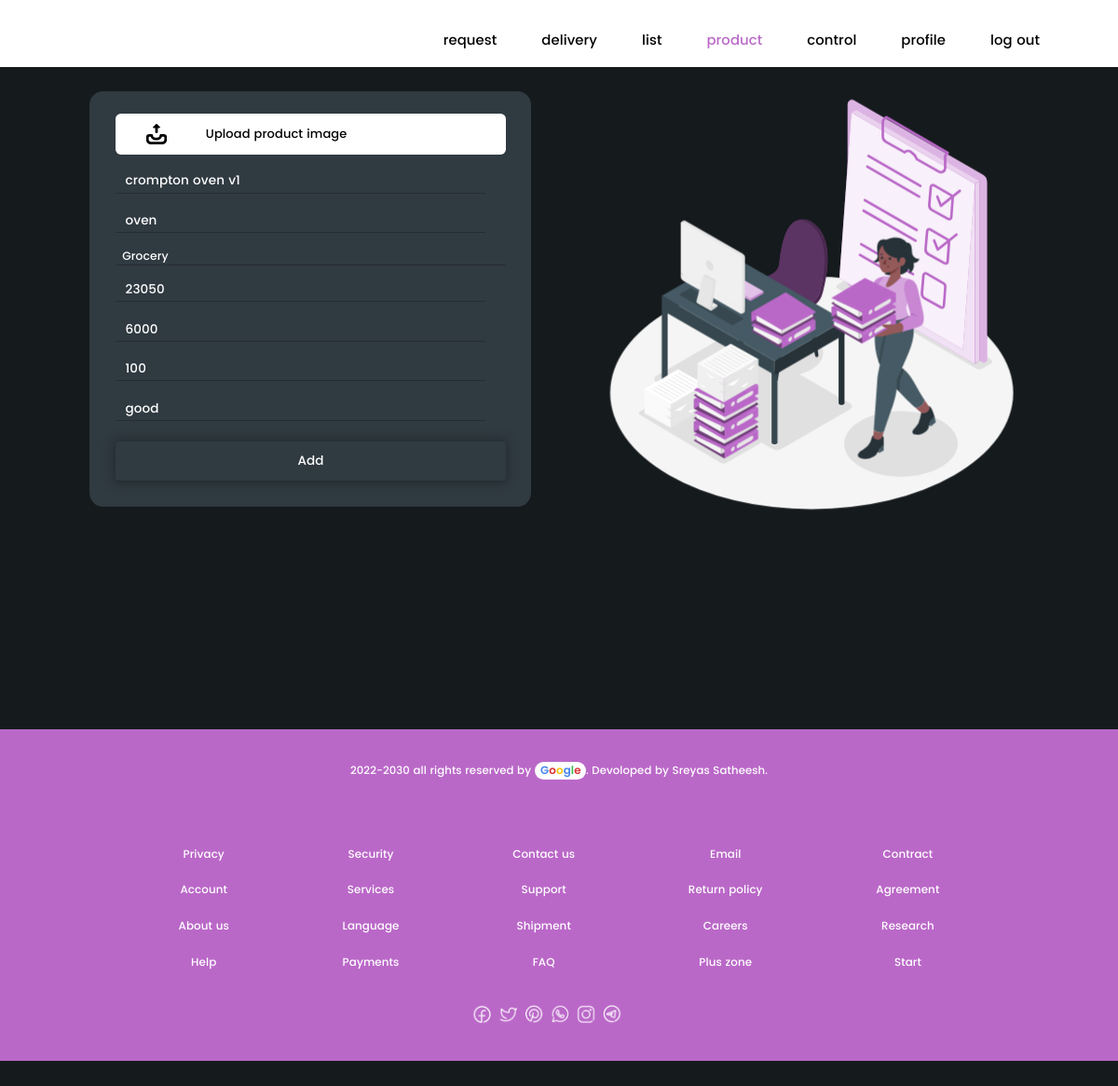
Page /seller-module/product-update-page.php?id=64 (signed in) on the committed database.
### tables this page shows
CREATE TABLE `product` (
  `p_id` int(11) NOT NULL,
  `s_id` int(11) NOT NULL,
  `name` varchar(255) NOT NULL,
  `p_category` varchar(255) NOT NULL,
  `category` varchar(255) NOT NULL,
  `weight` int(11) NOT NULL,
  `description` varchar(10000) NOT NULL,
  `price` int(11) NOT NULL,
  `status` int(11) NOT NULL DEFAULT 1,
  `stock` int(11) NOT NULL,
  `image` varchar(255) NOT NULL
);

### seller-module/product-update-page.php (the view, shortened to what this page needs)
<?php
include('../data-base/constant.php');
?>
<!DOCTYPE html>
<html>
<head>
    <link rel="stylesheet" type="text/CSS" href="../css/main.css">
    <link rel="stylesheet" type="text/CSS" href="css/product-page.css">
    <link rel="stylesheet" type="text/CSS" href="css/product.css">
</head>
<body class="my-body">
    <nav class="nav-bar" responsiveNavigation=false>
        <ul>
            <a href="seller-index.php" class="no-text-decoration">
                <li class="request">request</li>
            </a>
            <a href="delivery.php" class="no-text-decoration">
                <li class="delivery">delivery</li>
            </a>
            <a href="list.php" class="no-text-decoration">
                <li class="list">list</li>
            </a>
            <a href="product.php" class="no-text-decoration">
                <li class="product highlight">product</li>
            </a>
            <a href="control.php" class="no-text-decoration">
                <li class="control">control</li>
            </a>
            <a href="profile.php" class="no-text-decoration">
                <li class="profile">profile</li>
            </a>
            <a href="log-out.php" class="no-text-decoration">
                <li class="log-out">log out</li>
            </a>
        </ul>
    </nav>
    <?php
    $parameter = $_GET['id'];
    $result12 = mysqli_query($conn, "select * from product where p_id='$parameter'");
    while ($row = $result12->fetch_assoc()) {
        $name = $row['name'];
        $sub_category = $row['p_category'];
        $category = $row['category'];
        $price = $row['price'];
        $weight = $row['weight'];
        $stock = $row['stock'];
        $desc = $row['description'];
    }
    $nameErr = "";
    $sub_categoryErr = "";
    $priceErr = "";
    $weightErr = "";
    $stockErr = "";
    $descErr = "";
    $coverImageError = "";
    ?>
    <div class="body1 main-height">
        <div class="product-adding-main-container">
            <div class="update-div-container">
                <div class="update-div">
                    <form action="" method="POST" enctype="multipart/form-data" autocomplete="off">
                        <div class="div-holder">
                            <div class="product-image-container">
                                <div class="visible-btn" style="box-sizing:border-box;<?php if ($coverImageError != "") echo 'border:2px solid red;'; ?>">
                                    <div class="icon-inside">
                                    </div>
                                    <div class="insert-product-image">Upload product image
                                    </div>
                                </div>
                            </div>
                            <div class="product-details-container">
                                <input type="text" class="product-name" name="product-name" placeholder="Product name" value="<?php echo $name; ?>" style="<?php if ($nameErr != "") echo 'border-bottom:2px solid red;'; ?>">
                                <input type="text" class="product-sub-category" name="product-sub-category" placeholder="Product sub category" value="<?php echo $sub_category; ?>" style="<?php if ($sub_categoryErr != "") echo 'border-bottom:2px solid red;'; ?>">
                                <select class="product-category" name="product-category" placeholder="Product category" value="<?php echo $category; ?>">
                                    <input type="number" class="product-price" name="product-price" placeholder="Product price" value="<?php echo $price; ?>" style="<?php if ($priceErr != "") echo 'border-bottom:2px solid red;'; ?>">
                                    <input type="number" class="product-weight" name="product-weight" placeholder="Unit weight in grams" value="<?php echo $weight; ?>" style="<?php if ($weightErr != "") echo 'border-bottom:2px solid red;'; ?>">
                                    <input type="number" class="product-stock" name="product-stock" placeholder="Stock" value="<?php echo $stock; ?>" style="<?php if ($stockErr != "") echo 'border-bottom:2px solid red;'; ?>">
                                    <input type="text" class="product-description" name="product-description" placeholder="Product description" value="<?php echo $desc; ?>" style="<?php if ($descErr != "") echo 'border-bottom:2px solid red;'; ?>">
                                    <input type="submit" class="submit-btn" value="Add" name="sub">
                            </div>
                        </div>
                    </form>
                </div>
            </div>
            <div class="adding-product-animation-container">
            </div>
        </div>
    </div>

### css/main.css (style rules this page uses)
html { zoom: 90%; margin: 0; border: 0; }
* { --primary-background: #fffffe; --purple: rgb(186 104 200); --dark-0: #80aaba; --dark-1: #7799a6; --dark-2: #67818c; --dark-3: #617781; --dark-4: #576c75; --dark-5: #4a5c64; --dark-6: #3d4d54; --dark-7: #303a41; --dark-8: #222930; --dark-9: #1e2429; --dark-10: #151a1d; margin: 0; padding: 0; font-family: my-font; letter-spacing: .1px; font-size: 100.5%; box-sizing: border-box; }
::placeholder { color: rgb(171, 171, 171); }
.nav-bar { z-index: 1001; position: sticky; top: -1.2vw; background-color: rgba(255, 255, 255,1); margin-bottom:0; }
.nav-bar ul { display: flex; list-style: none; justify-content: flex-end; margin-right: 5%; }
.nav-bar a { display: flex; flex-direction: column; justify-content: center; padding: 2.8% 2.1% 1.62% 2.1%; color: #000000; transition: color 200ms ease-in-out; }
.highlight { color: rgb(186,104,200) !important; transition: color 200ms ease-in-out; }
.text-center { text-align: center; }
.main-height { max-height: fit-content; min-height: 100vh; }
footer { margin-top: 1rem; background-color: rgb(186,104,200); padding: 3%; font-size:80%; height:fit-content; color: white; }
footer a { text-decoration: none; color: rgb(255, 255, 255); }
footer p { padding: 0 0 2% 0; font-size: small; }
footer span { margin: 0; }
.google { width: fit-content; padding: .1em .2em .2em .55em; border-radius: 50px; background-color: white; font-weight: 600; }
footer span span:first-child { color: #4885ed; }
footer span span:nth-child(2) { color: #db3236; }
footer span span:nth-child(3) { color: #f4c20d; }
footer span span:nth-child(4) { color: #4885ed; }
footer span span:nth-child(5) { color: #3cba54; }
footer span span:last-child { color: #db3236; }
.flo { padding: 2% 3%; display: flex; justify-content: space-evenly; text-align: center; }
.float1 div { padding: 12px 0; }
.link-color { color: blue; }
#social-media { width: 220px; display: block; margin: 0 auto; padding-right: 2rem; }
.no-text-decoration { text-decoration: none; }
input { padding: 3% 8px; border:none; border-radius: 5px; font-size: 90%; box-shadow: .3rem .3rem 2rem rgb(125, 125, 125); border: none; }
input::placeholder { font-size: 90%; }
input[type="submit"] { padding:3% 8px; transition: 300ms ease-in-out; }
select { color: black; box-shadow: .3rem .3rem 2rem rgb(115, 115, 115); }

### shop/css/product-page.css (style rules this page uses)
body { background-color: var(--dark-10); }
* { font-family: poppins; }
.product-details-container { display: block; }
.product-image-container { width: 30%; height: 100%; border-radius: .5rem; overflow: hidden; }

### seller-module/css/product.css (style rules this page uses)
.main-height { min-height: 95vh; max-height: fit-content; }
.product-adding-main-container { height: fit-content; width: fit-content; display: grid; grid-template-columns: 1fr 1fr; gap: 6%; margin: 1% 8%; }
.update-div-container { display: flex; justify-content: center; align-items: center; }
.update-div { width: 100%; height: fit-content; background-color: #303a41; padding: 4%; border-radius: 1em; box-sizing: border-box; }
.product-image-container { display: flex; justify-content: center; align-items: center; }
.product-details-container input { width: 91.2%; margin: 2%; box-shadow: none; padding: .5% 2.5%; background-color: #303a41; border-radius: 0; border-bottom: 2px solid #252d32; color: white; }
.product-details-container input::placeholder { color: #576773; }
.product-details-container input[type="submit"] { width: 96.3%; background-color: #303a41; color: white; box-shadow: 0rem 0rem .7rem .1rem #212a2f; border-radius: .3em; padding: 2.5%; margin-top: 3%; }
.product-category { font-size: .85rem; width: 96.15%; padding : .5% 5% .5% 1.5%; box-shadow: none; margin: 1.2% auto 1.2% 2%; background-color: #303a41; border: 1px solid #303a41; border-bottom: 2px solid #252d32; color: white; appearance: none; }
.product-image-container { margin: 1.2% 0; width: 100%; position: relative; overflow: hidden; }
.visible-btn { height: 95%; width: 96.3%; position: absolute; top: 0; left: 2%; background-color: rgb(255, 255, 255); border-radius: .4rem; pointer-events: none; display: flex; }
.icon-inside { height: 99%; aspect-ratio: .5/1; background-image: url(../../images/inbox-out1.svg); background-repeat: no-repeat; background-size: contain; background-position: center; margin-left: 8%; }
.insert-product-image { font-size: .90rem; margin-left: 10%; display: flex; height: 100%; align-items: center; }
.adding-product-animation-container { display: flex; justify-content: center; }

### css/load.css (style rules this page uses)
html { -webkit-font-smoothing: antialiased; }

### rows in the picture
product: product-name "crompton oven v1", product-sub-category "oven", product-category "Grocery", product-price "23050", product-weight "6000", product-stock "100", product-description "good"
